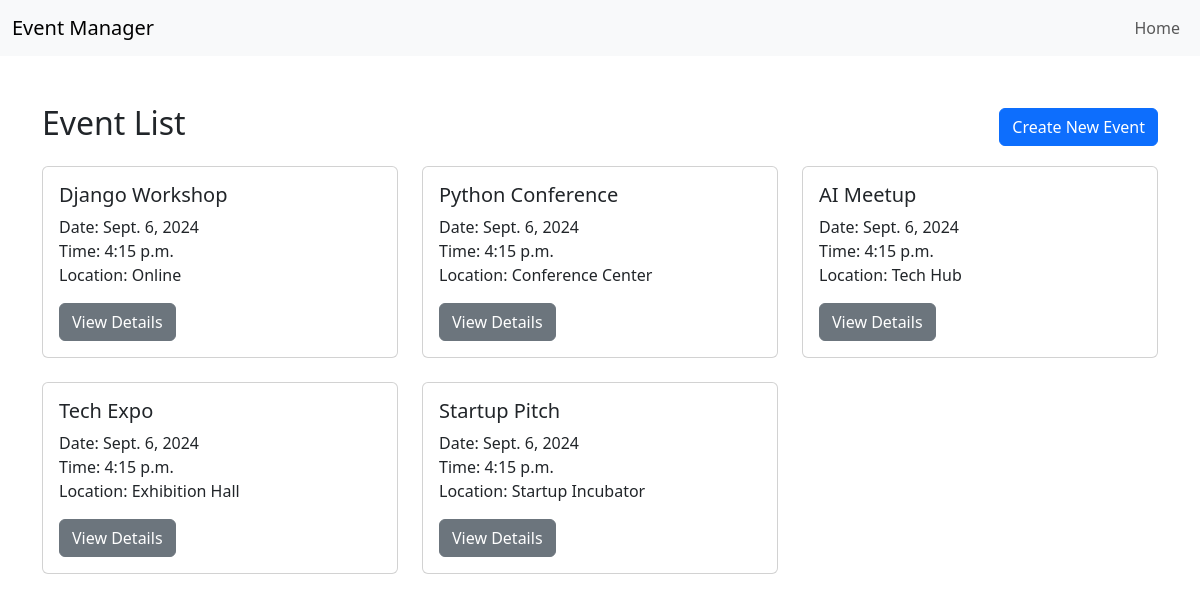
The page / on the database its author committed.
### events/models.py (models this page shows, shortened)
class Event(models.Model):
    title = models.CharField(max_length=20)
    description = models.TextField(blank=True)
    date = models.DateField()
    time = models.TimeField()
    location = models.CharField(max_length=50)
    organizer = models.CharField(max_length=100, blank=True)

### events/views.py (the view)
# urls.py: path('', views.event_list, name='event_list'),
def event_list(request):
    events = Event.objects.all()
    return render(request, 'events/event_list.html', {
        'events': events
    })

### events/templates/events/event_list.html (shortened to what this page needs)
{% extends "./base.html" %}
{% block content %}
    <div class="d-flex justify-content-between align-items-center mt-5">
        <h2>Event List</h2>
        <a href="{% url 'event_create' %}" class="btn btn-primary">Create New Event</a>
    </div>
    <div class="row mt-3">
        {% for event in events %}
            <div class="col-md-4 mb-4">
                <div class="card">
                    <div class="card-body">
                        <h5 class="card-title">{{ event.title }}</h5>
                        <p class="card-text">
                            Date: {{ event.date }}<br>
                            Time: {{ event.time }}<br>
                            Location: {{ event.location }}
                        </p>
                        <a href="{% url 'event_detail' event.id %}" class="btn btn-secondary">View Details</a>
                    </div>
                </div>
            </div>
        {% endfor %}
    </div>
{% endblock %}

### events/templates/events/base.html (shortened to what this page needs)
<!DOCTYPE html>
<html lang="en">
<head>
    <link href="https://cdn.jsdelivr.net/npm/bootstrap@5.3.0-alpha3/dist/css/bootstrap.min.css" rel="stylesheet">
</head>
<body>
    <nav class="navbar navbar-expand-lg navbar-light bg-light">
        <div class="container-fluid">
            <a class="navbar-brand" href="{% url 'event_list' %}">Event Manager</a>
            <div class="collapse navbar-collapse">
                <ul class="navbar-nav ms-auto mb-2 mb-lg-0">
                    <li class="nav-item">
                        <a class="nav-link" href="{% url 'event_list' %}">Home</a>
                    </li>
                </ul>
            </div>
        </div>
    </nav>
    <div class="container mt-5">
        {% block content %}
        {% endblock %}
    </div>
</body>
</html>

### rows shown on the page
Event: title "Django Workshop", date "Sept. 6, 2024", time "4:15 p.m.", location "Online"
Event: title "Python Conference", date "Sept. 6, 2024", time "4:15 p.m.", location "Conference Center"
Event: title "AI Meetup", date "Sept. 6, 2024", time "4:15 p.m.", location "Tech Hub"
Event: title "Tech Expo", date "Sept. 6, 2024", time "4:15 p.m.", location "Exhibition Hall"
Event: title "Startup Pitch", date "Sept. 6, 2024", time "4:15 p.m.", location "Startup Incubator"
